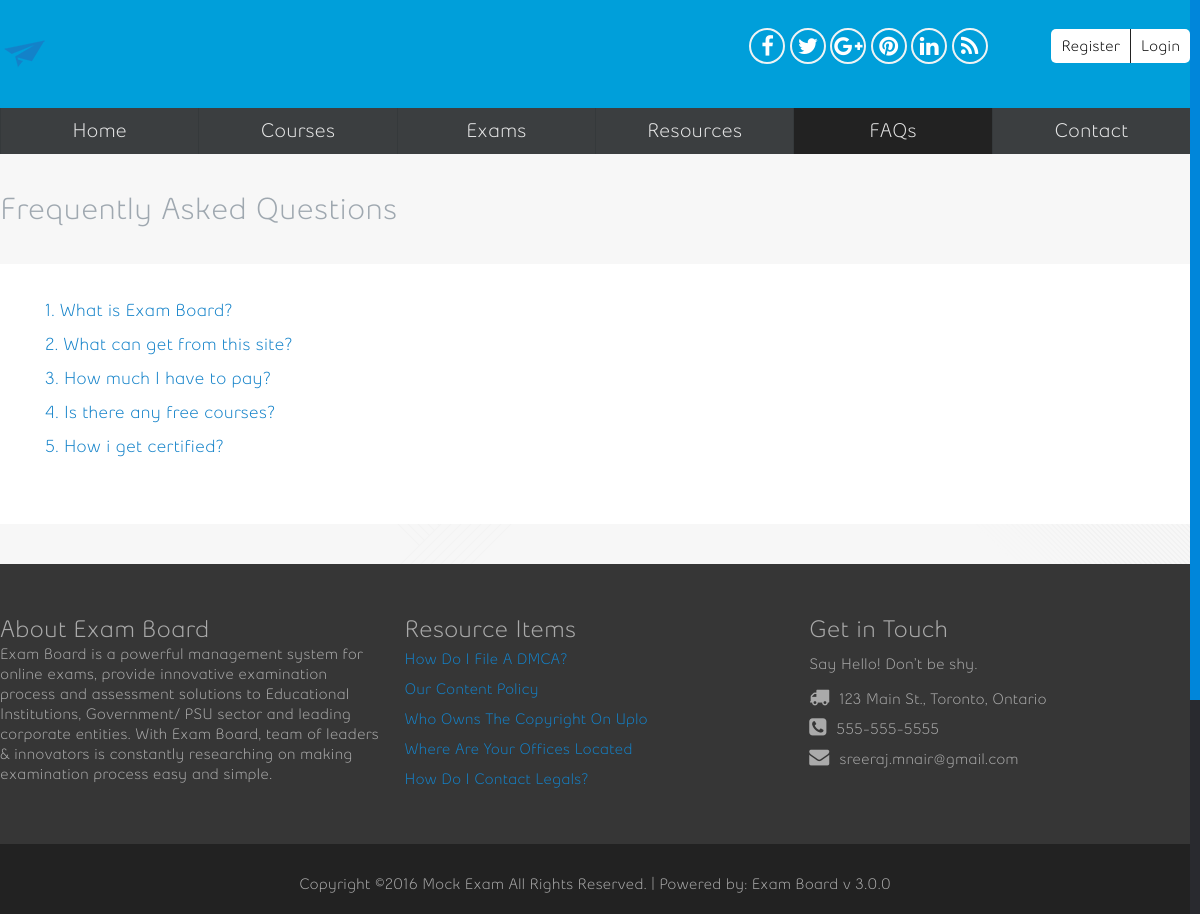
The app's page /faqs.php with its own data.
### tables this page shows
CREATE TABLE `settings` (
  `company` varchar(75) NOT NULL,
  `site_url` varchar(75) NOT NULL,
  `site_email` varchar(100) NOT NULL,
  `address` varchar(150) NOT NULL,
  `city` varchar(150) NOT NULL,
  `state` varchar(150) NOT NULL,
  `zip` varchar(16) NOT NULL,
  `phone` varchar(16) DEFAULT NULL,
  `fax` varchar(16) DEFAULT NULL,
  `logo` varchar(60) NOT NULL,
  `short_date` varchar(20) NOT NULL,
  `long_date` varchar(20) NOT NULL,
  `dtz` varchar(200) NOT NULL,
  `lang` varchar(2) NOT NULL DEFAULT 'en',
  `weekstart` tinyint(1) NOT NULL DEFAULT '1',
  `theme` varchar(30) DEFAULT NULL,
  `enable_reg` tinyint(1) NOT NULL DEFAULT '1',
  `enable_tax` tinyint(1) NOT NULL DEFAULT '0',
  `tax_name` varchar(55) NOT NULL,
  `tax_rate` varchar(8) NOT NULL DEFAULT '0',
  `tax_number` varchar(100) DEFAULT NULL,
  `enable_offline` tinyint(1) NOT NULL DEFAULT '1',
  `offline_info` text,
  `invoice_note` text,
  `invoice_number` varchar(40) DEFAULT NULL,
  `quote_number` varchar(40) DEFAULT NULL,
  `enable_uploads` tinyint(1) NOT NULL DEFAULT '1',
  `file_types` varchar(255) NOT NULL,
  `file_max` varchar(20) NOT NULL,
  `perpage` varchar(3) NOT NULL DEFAULT '10',
  `sbackup` varchar(50) DEFAULT NULL,
  `currency` varchar(4) DEFAULT NULL,
  `cur_symbol` varchar(6) DEFAULT NULL,
  `tsep` varchar(1) NOT NULL DEFAULT ',',
  `dsep` varchar(1) NOT NULL DEFAULT '.',
  `pp_email` varchar(50) DEFAULT NULL,
  `pp_pass` varchar(30) DEFAULT NULL,
  `pp_api` varchar(100) DEFAULT NULL,
  `pp_mode` tinyint(1) NOT NULL DEFAULT '0',
  `invdays` tinyint(1) NOT NULL DEFAULT '7',
  `mailer` enum('PHP','SMTP','SMAIL') NOT NULL DEFAULT 'PHP',
  `smtp_host` varchar(100) DEFAULT NULL,
  `smtp_user` varchar(50) DEFAULT NULL,
  `smtp_pass` varchar(50) DEFAULT NULL,
  `smtp_port` smallint(3) DEFAULT NULL,
  `sendmail` varchar(60) DEFAULT NULL,
  `is_ssl` tinyint(1) NOT NULL DEFAULT '0',
  `crmv` varchar(5) DEFAULT NULL,
  `passing_score` int(2) NOT NULL,
  `google_analytics` text NOT NULL,
  `social_gplus` varchar(75) NOT NULL,
  `social_twitter` varchar(75) NOT NULL,
  `social_facebook` varchar(75) NOT NULL,
  `social_pinterest` varchar(75) NOT NULL,
  `social_linkedin` varchar(75) NOT NULL,
  `social_rss` varchar(75) NOT NULL
);

CREATE TABLE `faqs` (
  `id` int(11) NOT NULL,
  `title` varchar(55) NOT NULL,
  `content` text NOT NULL,
  `order` float NOT NULL
);

CREATE TABLE `resources` (
  `id` int(11) NOT NULL,
  `category` int(5) DEFAULT NULL,
  `title` varchar(30) DEFAULT NULL,
  `content` text NOT NULL
);

### lib/class_registry.php (called while the page is built, shortened)
<?php
  abstract class Registry
  {
      static $objects = array();
      public static function get($name)
      {
          return isset(self::$objects[$name]) ? self::$objects[$name] : null;
      }
      public static function set($name, $object)
      {
          self::$objects[$name] = $object;
      }
  }
?>

### init.php (called while the page is built, shortened)
<?php
  require_once(BASEPATH . "lib/class_db.php");
  require_once(BASEPATH . "lib/class_registry.php");
  require_once(BASEPATH . "lib/class_core.php");
  Registry::set('Core',new Core());
  $core = Registry::get("Core");
  require_once(BASEPATH . "lib/class_user.php");
  $user = Registry::get("Users");
  require_once(BASEPATH . "lib/class_content.php");
  $content = Registry::get("Content");
?>

### lib/class_core.php (called while the page is built, shortened)
<?php
  class Core
  {
      function __construct()
      {
          $this->getSettings();
          $this->year = (get('year')) ? get('year') : strftime('%Y');
          $this->month = (get('month')) ? get('month') : strftime('%m');
          $this->day = (get('day')) ? get('day') : strftime('%d');
          return mktime(0, 0, 0, $this->month, $this->day, $this->year);
      }
      private function getSettings()
      {
          $sql = "SELECT * FROM " . self::sTable;
          $row = Registry::get("Database")->first($sql);
          $this->company = $row->company;
          $this->site_email = $row->site_email;
          $this->address = $row->address;
          $this->city = $row->city;
          $this->state = $row->state;
          $this->phone = $row->phone;
          $this->logo = $row->logo;
		  $this->theme  = $row->theme;
          $this->crmv = $row->crmv;
		  $this->social_gplus = $row->social_gplus;
		  $this->social_facebook = $row->social_facebook;
		  $this->social_twitter = $row->social_twitter;
		  $this->social_pinterest = $row->social_pinterest;
		  $this->social_linkedin = $row->social_linkedin;
		  $this->social_rss = $row->social_rss;
      }
  }
?>

### lib/class_db.php (called while the page is built, shortened)
<?php
  class Database
  {
      private $server = "";
      private $user = "";
      private $pass = "";
      protected $link_id = 0;
      protected $query_id = 0;
      function __construct($server, $user, $pass, $database)
      {
          $this->server = $server;
          $this->user = $user;
          $this->pass = $pass;
      }
      public function connect()
      {
          $this->link_id = $this->connect_db($this->server, $this->user, $this->pass);
		  mysqli_set_charset($this->link_id, "utf8");
      }
      private function connect_db($server, $user, $pass)
      {
          return mysqli_connect($server, $user, $pass);
      }
      public function query($sql)
      {
          if (trim($sql != "")) {
              $this->query_id = mysqli_query($this->link_id, $sql);
          }
          return $this->query_id;
      }
      public function first($string, $type = false)
      {
          $query_id = $this->query($string);
          $record = $this->fetch($query_id, $type);
          return $record;
      }
      public function fetch($query_id, $type = false)
      {
          if ($query_id)
              $this->query_id = $query_id;
          if (isset($this->query_id)) {
              $record = ($type) ? mysqli_fetch_array($this->query_id, MYSQL_ASSOC) : mysqli_fetch_object($this->query_id);
          } else
              $this->error("Invalid query_id: <b>" . $this->query_id . "</b>. Records could not be fetched.");
          return $record;
      }
      public function fetch_all($sql, $type = false)
      {
          $query_id = $this->query($sql);
          $record = array();
          while ($row = $this->fetch($query_id, $type)) :
              $record[] = $row;
          endwhile;
          return $record;
      }
      private function free($query_id)
      {
          if ($query_id)
              $this->query_id = $query_id;
          return mysqli_free_result($this->query_id);
      }
  }
?>

### lib/class_user.php (called while the page is built, shortened)
<?php
  class Users
  {
      private function startSession()
      {
          $this->logged_in = $this->loginCheck();
      }
      private function loginCheck()
      {
          if (isset($_SESSION['username']) && $_SESSION['username'] != "Guest") {
              $row = $this->getUserInfo($_SESSION['username']);
              $this->uid = $row->id;
              $this->username = $row->username;
              $this->email = $row->email;
              $this->name = $row->fname . ' ' . $row->lname;
			  $this->ucompany = $row->company;
              $this->userlevel = $row->userlevel;
			  $this->avatar = $row->avatar;
              $this->sesid = sha1(session_id());
			  $this->currency = $row->currency;
              return true;
          } else {
              return false;
          }
      }
	  public function pfile()
	  {
		$file = $_SERVER["SCRIPT_NAME"];
		$break = Explode('/', $file);
		$pfile = $break[count($break) - 1];
		return $pfile;
	  }
  }
?>

### lib/class_content.php (called while the page is built, shortened)
<?php
  class Content
  {
      private static $db;
      public function __construct()
      {
          self::$db = Registry::get("Database");
      }
	  public function is_bot()
	  {
			return false;
	  }
	  public function tracker()
      {
		(isset($_SERVER['REMOTE_ADDR']) && $_SERVER['REMOTE_ADDR'] != '') ? $ip = $_SERVER['REMOTE_ADDR'] : $ip = 'undefined';
		(isset($_SERVER['QUERY_STRING']) && $_SERVER['QUERY_STRING'] != '') ? $query_string = $_SERVER['QUERY_STRING'] : $query_string = 'undefined';
		(isset($_SERVER['HTTP_REFERER']) && $_SERVER['HTTP_REFERER'] != '') ? $http_referer = $_SERVER['HTTP_REFERER'] : $http_referer = 'undefined';
		(isset($_SERVER['HTTP_USER_AGENT']) && $_SERVER['HTTP_USER_AGENT'] != '') ? $http_user_agent = $_SERVER['HTTP_USER_AGENT'] : $http_user_agent = 'undefined';
		if ($this->is_bot())
			$isbot = 1;
		else
			$isbot = 0;
		$country = '';
		$city = '';
		$date = date("Y-m-d");
		$time = date("H:i:s");
		$data = array(
			'country' => $country,
			'city' => $city,
			'created' => $date,
			'time' => $time,
			'ip' => $ip,
			'query_string' => $query_string,
			'http_referer' => $http_referer,
			'http_user_agent' => $http_user_agent,
			'isbot' => $isbot
		);
		self::$db->insert("tracker", $data);
      }
      public function getFWResources()
      {
		$sql = "SELECT id, title FROM resources ORDER BY `id` DESC LIMIT 5";
          $row = self::$db->fetch_all($sql);
          return ($row) ? $row : 0;
      }
      public function getFAQs()
      {
          $sql = "SELECT * FROM faqs";
          $row = self::$db->fetch_all($sql);
          return ($row) ? $row : 0;
      }
  }
?>

### lang/en.lang.php (called while the page is built, shortened)
<?php
  function lang($phrase)
  {
	  return $lang[$phrase];
  }
?>

### faqs.php (the view, shortened to what this page needs)
<?php
require_once("init.php");
?>
<?php include("header.php");?>
<?php $faqrow = $content->getFAQs();?>
<div class="row heading-row">
	<h1>Frequently Asked Questions</h1>
</div>
<div class="row xform">
	<section class="col col-12">
	<div class="sample"><dl class="faqs">
		<?php if(!$faqrow):?>
		<?php echo Filter::msgInfo(lang('PROJ_NOPROJECT'),false);?>
		<?php else:?>
		<?php $k = 1;?>
		<?php foreach ($faqrow as $row):?>
		<dt><a href="#nofollow">
			<h3><?php echo $k . '. ' . $row->title;?></h3>
		</a></dt>
		<?php $k++;?>
		<?php endforeach; ?>
		<?php endif;?>
	</dl></div>
	</section>
</div>
<?php include("footer.php");?>

### header.php (shortened to what this page needs)
<!DOCTYPE html>
<html lang="en">
<head>
<link rel="stylesheet" href="theme/<?php echo $core->theme;?>/front/style/style.css"  type="text/css" />
<link rel="stylesheet" href="assets/style/jquery-ui.css" type="text/css" />
<link rel="stylesheet" type="text/css" href="assets/fancybox/jquery.fancybox.css" media="screen" />
<link rel="stylesheet" type="text/css" href="assets/style/flexslider.css" media="screen" />
<link href="//maxcdn.bootstrapcdn.com/font-awesome/4.2.0/css/font-awesome.min.css" rel="stylesheet">
<link rel="stylesheet" href="theme/<?php echo $core->theme;?>/front/style/new.css"  type="text/css" />
</head>
<body data-smooth-scrolling="1">
<div class="bg">
<div class="container" style="background: #009fda;">
<div class="in-grid">
    <section id="crumbs" class="row crumbs2">
      <div class="col grid_6">
        <a href="index.php"><?php echo ($core->logo) ? '<img src="'.SITEURL.'/uploads/'.$core->logo.'" alt="'.$core->company.'" class="front-logo"/>': $core->company;?></a>
      </div>
	  <div class="col grid_14">
		<ul class="social">
		<?php if($core->social_facebook != ''){ ?>
			<li><a href="<?php echo $core->social_facebook;?>" target="_blank"><i class="fa fa-facebook feature-icon"></i></a></li>
		<?php } if($core->social_twitter != ''){ ?>
			<li><a href="<?php echo $core->social_twitter;?>" target="_blank"><i class="fa fa-twitter feature-icon"></i></a></li>
		<?php } if($core->social_gplus != ''){ ?>
			<li><a href="<?php echo $core->social_gplus;?>" target="_blank"><i class="fa fa-google-plus feature-icon"></i></a></li>
		<?php } if($core->social_pinterest != ''){ ?>
			<li><a href="<?php echo $core->social_pinterest;?>" target="_blank"><i class="fa fa-pinterest feature-icon"></i></a></li>
		<?php } if($core->social_linkedin != ''){ ?>
			<li><a href="<?php echo $core->social_linkedin;?>" target="_blank"><i class="fa fa-linkedin feature-icon"></i></a></li>
		<?php } if($core->social_rss != ''){ ?>
			<li><a href="<?php echo $core->social_rss;?>" target="_blank"><i class="fa fa-rss feature-icon"></i></a></li>
		<?php } ?>
		</ul>
      </div>
	  <div class="col grid_4 header-login">
		<?php if (!$user->logged_in){ ?>
			<a href="index.php#loginbox" class="button-login">Login</a><a href="register.php" class="button-register">Register</a>
		<?php } else { ?>
			<a href="logout.php" class="button-logout">Logout</a>
		<?php }  ?>
      </div>
    </section>
	<header id="header" class="clearfix">
	  <div class="row grid_24 clearfix">
		<nav id="menu" class="nav">
		  <ul>
			<li<?php if($user->pfile() == 'index.php' || $user->pfile() == 'account.php') echo ' class="active"';?>> <a href="index.php"><span>Home</span> </a> </li>
			<li<?php if($user->pfile() == 'courses.php') echo ' class="active"';?>> <a href="courses.php"><span>Courses</span> </a> </li>
			<li<?php if($user->pfile() == 'exams.php') echo ' class="active"';?>> <a href="exams.php"><span>Exams</span> </a> </li>
			<li<?php if($user->pfile() == 'resources.php') echo ' class="active"';?>> <a href="resources.php"><span>Resources</span> </a> </li>
			<li<?php if($user->pfile() == 'faqs.php') echo ' class="active"';?>> <a href="faqs.php"><span>FAQs</span> </a> </li>
			<li<?php if($user->pfile() == 'contact.php') echo ' class="active"';?>> <a href="contact.php"><span>Contact</span> </a> </li>
		  </ul>
		</nav>
	  </div>
	</header>
</div>
</div>
<div class="container in-grid">
  <div  class="row grid_24">

### footer.php (shortened to what this page needs)
  </div>
</div>
</div>
<?php $resources = $content->getFWResources();?>
<div class="footer-panel">
	<section class="row in-grid">
		<div class="col grid_8">
			<h2><?php echo lang('FW_ABOUT'); ?></h2>
			<p><?php echo lang('FW_ABOUTTEXT'); ?></p>
		</div>
		<div class="col grid_8">
			<h2><?php echo lang('FW_RESOURCE'); ?></h2>
			<?php if(!$resources):?>
			<?php echo Filter::msgInfo(lang('FW_NORESOURCE'),false);?>
			<?php else:?>
			<ul>
				<?php foreach ($resources as $row):?>
				<li><a href="resources.php?action=details&amp;id=<?php echo $row->id;?>"><h4><?php echo $row->title;?></h4></a></li>
				<?php endforeach; ?>
			</ul>
			<?php endif;?>
		</div>
		<div class="col grid_8 fw_git">
			<h2><?php echo lang('FW_GIT'); ?></h2>
			<p>Say Hello! Don’t be shy.</p>
			<ul>
				<li><i class="icon-truck"></i><span><?php echo $core->address . ', ' . $core->city . ', ' . $core->state;?></span><li>
				<li><i class="icon-phone-sign"></i><span><?php echo $core->phone;?></span><li>
				<li><i class="icon-envelope"></i><span><?php echo $core->site_email;?></span><li>
			</ul>
		</div>
	</section>
</div>
<footer id="footer" class="clearfix">
  <div class="row">
    <div class="fotter-wrap">
      <div class="col grid_24">
        <div class="copyright top10">Copyright &copy;<?php echo date('Y').' '.$core->company;?>  All Rights Reserved. | Powered by: Exam Board v <?php echo $core->crmv;?></div>
      </div>
    </div>
  </div>
</footer>
</body></html>

### records on screen
settings: logo (picture), address "123 Main St.", city "Toronto", state "Ontario", phone "555-555-5555", site_email "sreeraj.mnair@gmail.com", company "Mock Exam", crmv "3.0.0"
faqs: title "What is Exam Board?"
faqs: title "What can get from this site?"
faqs: title "How much I have to pay?"
faqs: title "Is there any free courses?"
faqs: title "How i get certified?"
resources: title "How Do I File A DMCA?"
resources: title "Our Content Policy"
resources: title "Who Owns The Copyright On Uplo"
resources: title "Where Are Your Offices Located"
resources: title "How Do I Contact Legals?"

### other values on screen
lang('FW_ABOUT') "About Exam Board"
lang('FW_RESOURCE') "Resource Items"
lang('FW_GIT') "Get in Touch"
